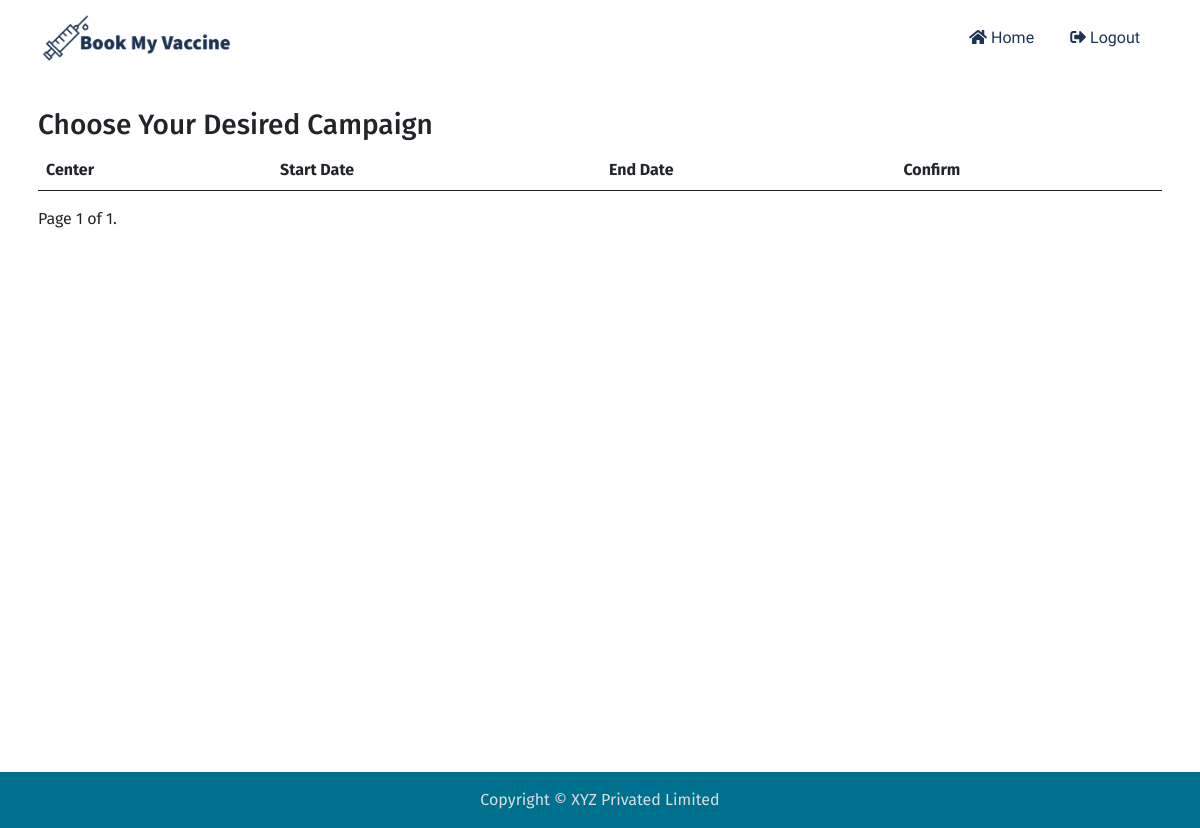
The app's page /vaccination/choose-campaign/2/ (signed in), older data.
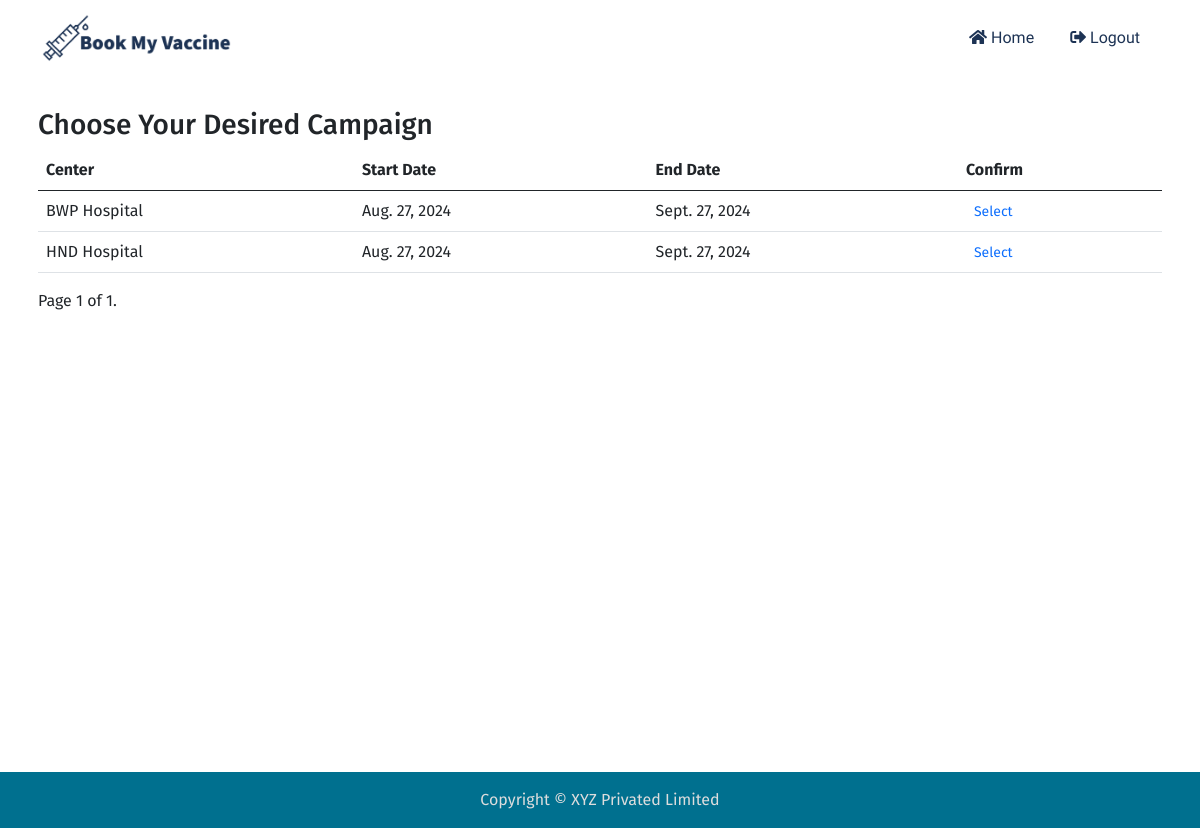
The same page, newer data.
### campaign/models.py (models this page shows, shortened)
class Campaign(models.Model):
    center = models.ForeignKey(Center, on_delete=models.CASCADE)
    vaccine = models.ForeignKey(Vaccine, on_delete=models.CASCADE)
    start_date = models.DateField(null=True)
    end_date = models.DateField(null=True)
    agents = models.ManyToManyField(User, blank=True)

### center/models.py (models this page shows, shortened)
class Center(models.Model):
    name = models.CharField("Center_name", max_length=32)
    adress = models.TextField("Address", max_length=500)

### vaccination/views.py (the view)
# urls.py: path("choose-campaign/<int:vaccine_id>/", views.Choose_Campaign.as_view(), name="choose_campaign"),
class Choose_Campaign(LoginRequiredMixin, generic.ListView):
    model = Campaign
    template_name = "vaccination/choose_campaign.html"
    paginate_by = 10
    ordering = ["center"]
    def get_queryset(self):
        return super().get_queryset().filter(vaccine_id = self.kwargs["vaccine_id"])

### vaccination/templates/vaccination/choose_campaign.html (shortened to what this page needs)
{% extends 'mysite/base.html' %}
{% block content %}
<div class="mt-3">
  <div class="d-flex align-items-center justify-content-between">
    <h3 class="text-center">Choose Your Desired Campaign</h3>
  </div>
  <table class="table table-responsive table-hover">
    <thead>
      <tr>
        <th scope="col">Center</th>
        <th scope="col">Start Date</th>
        <th scope="col">End Date</th>
        <th scope="col">Confirm</th>
      </tr>
    </thead>
    <tbody>
      {% for campaign in page_obj %}
      <tr>
        <td>{{ campaign.center.name }}</td>
        <td>{{ campaign.start_date }}</td>
        <td>{{ campaign.end_date }}</td>
        <td><a href="{% url 'vaccination:choose_slot' campaign.id %}" class="btn-sm btn-outline-primary">Select</a></td>
      </tr>
      {% endfor %}
    </tbody>
  </table>
  {% include "components/pagination.html" %}
</div>
{% endblock content %}

Row changes from the older to the newer data that the page shows:
added Campaign: center.name "BWP Hospital", start_date "Aug. 27, 2024", end_date "Sept. 27, 2024"
added Campaign: center.name "HND Hospital", start_date "Aug. 27, 2024", end_date "Sept. 27, 2024"
